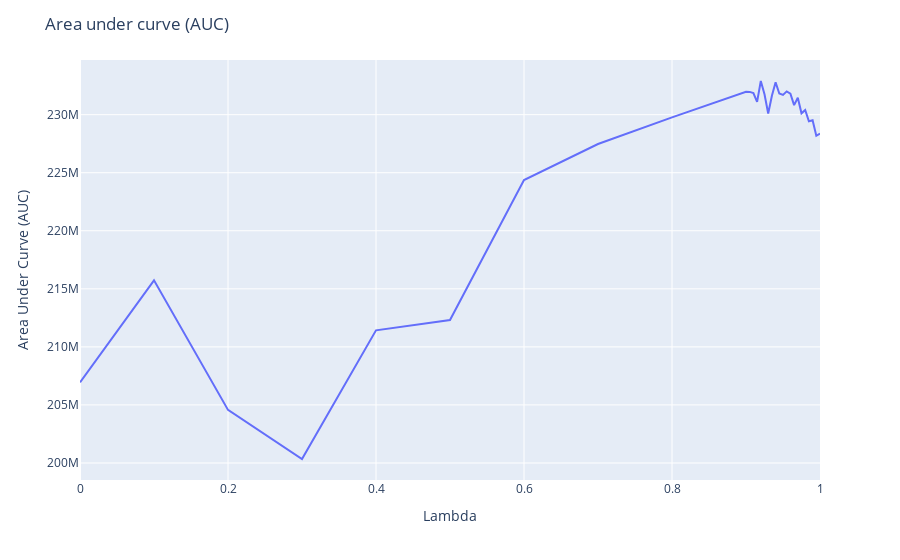

The code cell stored with this chart in its notebook:
### Code cell
import matplotlib.pyplot as plt

y = return_per_timestep_for_each_lambda.sum(axis=0)
x = np.array(return_per_timestep_for_each_lambda.columns, dtype=np.float32)
fig = px.line(x=x, y=y)
fig.update_layout(title='Area under curve (AUC)', xaxis_title='Lambda', yaxis_title='Area Under Curve (AUC)')
fig.show()

### Figure 1 — Plotly figure (JSON) as saved in the notebook; plotly's stock layout.template omitted (floating-point values rounded to 4 significant figures)
{"data": [{"hovertemplate": "x=%{x}<br>y=%{y}<extra></extra>", "legendgroup": "", "line": {"color": "#636efa", "dash": "solid"}, "marker": {"symbol": "circle"}, "mode": "lines", "name": "", "orientation": "v", "showlegend": false, "type": "scatter", "x": [0, 0.1, 0.2, 0.3, 0.4, 0.5, 0.6, 0.7, 0.8, 0.9, 0.905, 0.91, 0.915, 0.92, 0.925, 0.93, 0.935, 0.94, 0.945, 0.95, 0.955, 0.96, 0.965, 0.97, 0.975, 0.98, 0.985, 0.99, 0.995, 1], "xaxis": "x", "y": [206900000.0, 215700000.0, 204600000.0, 200300000.0, 211400000.0, 212300000.0, 224400000.0, 227500000.0, 229800000.0, 232000000.0, 232000000.0, 231900000.0, 231100000.0, 232900000.0, 231800000.0, 230100000.0, 231600000.0, 232800000.0, 231800000.0, 231700000.0, 232000000.0, 231800000.0, 230800000.0, 231500000.0, 230100000.0, 230400000.0, 229400000.0, 229500000.0, 228200000.0, 228400000.0], "yaxis": "y"}], "layout": {"legend": {"tracegroupgap": 0}, "margin": {"t": 60}, "title": {"text": "Area under curve (AUC)"}, "xaxis": {"anchor": "y", "domain": [0, 1], "title": {"text": "Lambda"}}, "yaxis": {"anchor": "x", "domain": [0, 1], "title": {"text": "Area Under Curve (AUC)"}}}}
